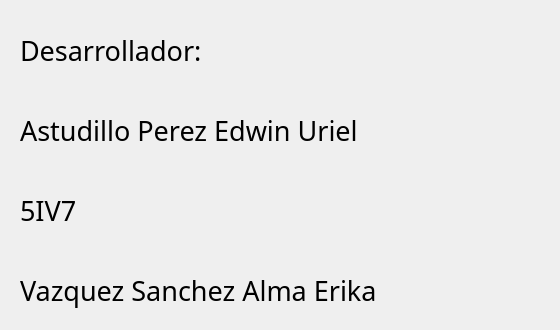
            <widget class="QWidget" name="desarrolladorPage">
             <widget class="QLabel" name="desarrolladorLbl">
              <property name="geometry">
               <rect>
                <x>20</x>
                <y>20</y>
                <width>331</width>
                <height>61</height>
               </rect>
              </property>
              <property name="font">
               <font>
                <family>Rockwell</family>
                <pointsize>20</pointsize>
               </font>
              </property>
              <property name="text">
               <string>Desarrollador: </string>
              </property>
             </widget>
             <widget class="QLabel" name="myNameLbl">
              <property name="geometry">
               <rect>
                <x>20</x>
                <y>100</y>
                <width>531</width>
                <height>61</height>
               </rect>
              </property>
              <property name="font">
               <font>
                <family>Rockwell</family>
                <pointsize>20</pointsize>
               </font>
              </property>
              <property name="text">
               <string>Astudillo Perez Edwin Uriel</string>
              </property>
             </widget>
             <widget class="QLabel" name="grupoLbl">
              <property name="geometry">
               <rect>
                <x>20</x>
                <y>180</y>
                <width>331</width>
                <height>61</height>
               </rect>
              </property>
              <property name="font">
               <font>
                <family>Rockwell</family>
                <pointsize>20</pointsize>
               </font>
              </property>
              <property name="text">
               <string>5IV7</string>
              </property>
             </widget>
             <widget class="QLabel" name="profesoraLbl">
              <property name="geometry">
               <rect>
                <x>20</x>
                <y>260</y>
                <width>531</width>
                <height>61</height>
               </rect>
              </property>
              <property name="font">
               <font>
                <family>Rockwell</family>
                <pointsize>20</pointsize>
               </font>
              </property>
              <property name="text">
               <string>Vazquez Sanchez Alma Erika</string>
              </property>
             </widget>
            </widget>
